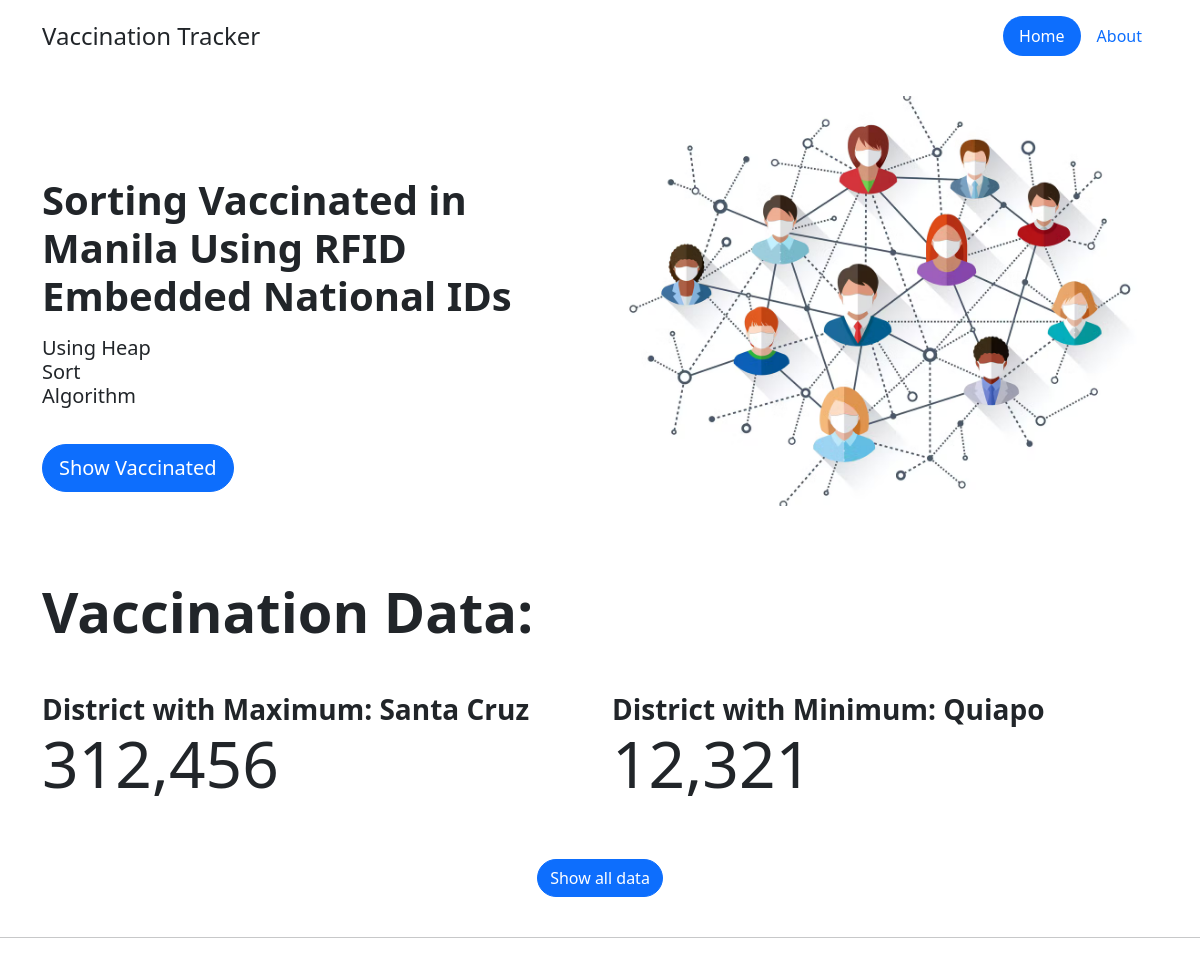
/show/, run on an earlier commit of the app's database.
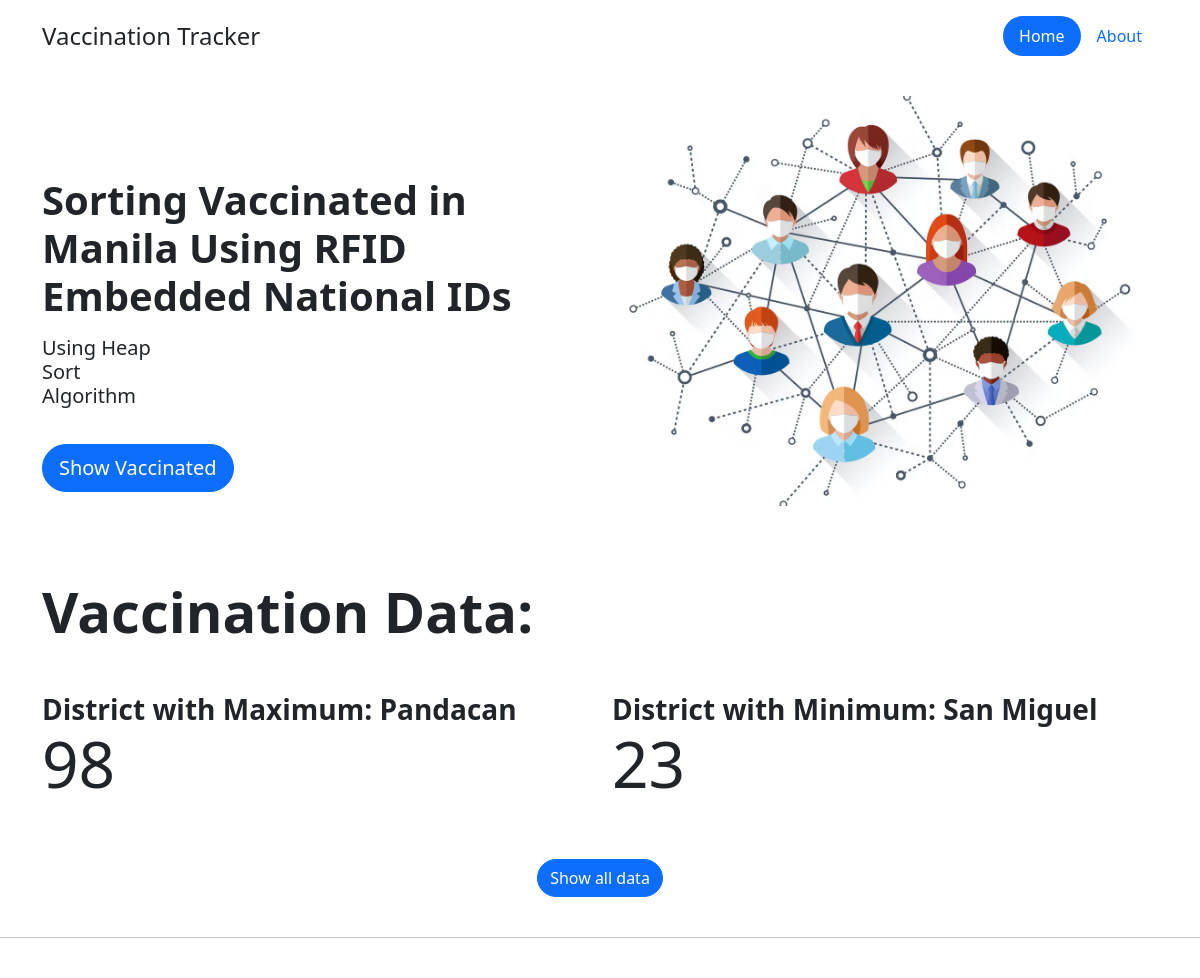
And on a later commit of the database.
### initial/models.py (models this page shows)
class Districts(models.Model):
    name = models.CharField(max_length=50, null=True,
                            blank=True, verbose_name="District Name")
    vaccinated = models.IntegerField(null=True, blank=True)
    class Meta:
        verbose_name = "District"
        verbose_name_plural = "Districts"
    def __str__(self):
        return self.name

### initial/views.py (the view)
# urls.py: path('show/', views.show_vaxx, name='show_vaxx'),
def show_vaxx(request):
    vaccinated_data = []
    districts = Districts.objects.all().values(
        'vaccinated', 'name')
    for i in districts:
        if i['vaccinated']:
            vaccinated_data.append(i['vaccinated'])
    print(vaccinated_data)
    max = min_max_heap.max_heap(vaccinated_data)
    min = min_max_heap.min_heap(vaccinated_data)
    district_with_max = Districts.objects.get(vaccinated=max)
    district_with_min = Districts.objects.get(vaccinated=min)
    context = {'district_with_max': district_with_max,
               'district_with_min': district_with_min, }
    if request.GET:
        context['districts'] = districts
    return render(request, 'show_cases.html', context)

### initial/min_max_heap.py (called while the page is built)
def max_heap(array):
    n = len(array)
    for i in range(n//2 - 1, -1, -1):
        heapify_max(array, i)
    return array[0]

def min_heap(array):
    n = len(array)
    for i in range(n//2 - 1, -1, -1):
        heapify_min(array, i)
    return array[0]

def heapify_max(arr, i):
    n = len(arr)
    largest = i  # Initialize largest as root
    l = 2 * i + 1     # left = 2*i + 1
    r = 2 * i + 2     # right = 2*i + 2
    if l < n and arr[i] < arr[l]:
        largest = l
    if r < n and arr[largest] < arr[r]:
        largest = r
    if largest != i:
        temp = arr[i]
        arr[i] = arr[largest]
        arr[largest] = temp
        heapify_max(arr, largest)

def heapify_min(arr, i):
    n = len(arr)
    smallest = i  # Initialize lsmallestargest as root
    l = 2 * i + 1     # left = 2*i + 1
    r = 2 * i + 2     # right = 2*i + 2
    if l < n and arr[i] > arr[l]:
        smallest = l
    if r < n and arr[smallest] > arr[r]:
        smallest = r
    if smallest != i:
        temp = arr[i]
        arr[i] = arr[smallest]
        arr[smallest] = temp
        heapify_min(arr, smallest)

### templates/show_cases.html (shortened to what this page needs)
{% extends "index.html" %} {% load static %} {% block content %} {% load humanize %}
  <body>
<div class="container text-right pt-5">
  <div class="display-4 fw-bold"> Vaccination Data:</div>
  <br>
  <br>
  <div class="row">
    <div class="col-6">
        <div class="h3 fw-bolder">
    District with Maximum: {{district_with_max}}
    <div class="display-3"> {{district_with_max.vaccinated|intcomma}} </div>
  </div>
    <br>
    </div>
    <div class="col-6">
  <div class="h3 fw-bolder">
    District with Minimum:
    {{district_with_min}}
    <div class="display-3">{{district_with_min.vaccinated|intcomma}} </div>
  </div>
    </div>
  </div>
  <div class="container-fluid d-flex justify-content-center p-4">
    <form action="" method="GET">
      <button class="btn btn-block btn-primary" name="all" id="all-data-btn">
        Show all data
      </button>
    </form>
  </div>
  </div>
<hr class="pb-4">
{% endblock content %}

### templates/index.html (shortened to what this page needs)
{% load static %}
<!DOCTYPE html>
<html lang="en">
  <head>
    <link
      href="https://cdn.jsdelivr.net/npm/bootstrap@5.2.0/dist/css/bootstrap.min.css"
      rel="stylesheet"
    />
    <link href="{% static 'style.css' %}" rel="stylesheet" />
  </head>
  <div class="container sticky-top">
    <header class="d-flex flex-wrap justify-content-center py-3 mb-4">
      <a
        href="/"
        class="d-flex align-items-center mb-3 mb-md-0 me-md-auto text-dark text-decoration-none"
      >
        <span class="fs-4">Vaccination Tracker</span>
      </a>
      <ul class="nav nav-pills">
        <li class="nav-item">
          <a href="#" class="nav-link active" aria-current="page">Home</a>
        </li>
        <li class="nav-item"><a href="#" class="nav-link">About</a></li>
      </ul>
    </header>
  </div>
  <body>
    <div class="container">
      <div class="row">
        <div class="col-sm-6 y-2 h1">
          <strong>
            Sorting Vaccinated in Manila Using RFID Embedded National IDs
          </strong>
          <div class="col-sm-3 pt-3 h5">
            <p>Using Heap Sort Algorithm</p>
          </div>
          <div class="pt-3">
            <a
              href="{% url 'show_vaxx' %}"
              class="btn btn-primary btn-lg"
              aria-current="page"
              >Show Vaccinated</a
            >
          </div>
        </div>
        <div class="col-sm-6">
          <img src="{% static 'contact.png' %}" class="rounded img-fluid" />
        </div>
      </div>
    </div>
    <br />
    {% block content %}{% endblock content %}
</body>
</html>

### static/style.css (style rules this page uses)
.nav-pills { --bs-nav-pills-border-radius: 2rem; }
.y-2 { padding-top: 5rem; }
.rounded { --bs-border-radius: 2.5rem; }
.btn { --bs-btn-border-radius: 2rem; }

What changed in the data, as far as the page shows it:
no longer on this page (row edited): Districts: name "Santa Cruz", vaccinated "312,456"
no longer on this page (row edited): Districts: name "Quiapo", vaccinated "12,321"
now on this page (row edited): Districts: name "Pandacan", vaccinated "98"
now on this page (row edited): Districts: name "San Miguel", vaccinated "23"
